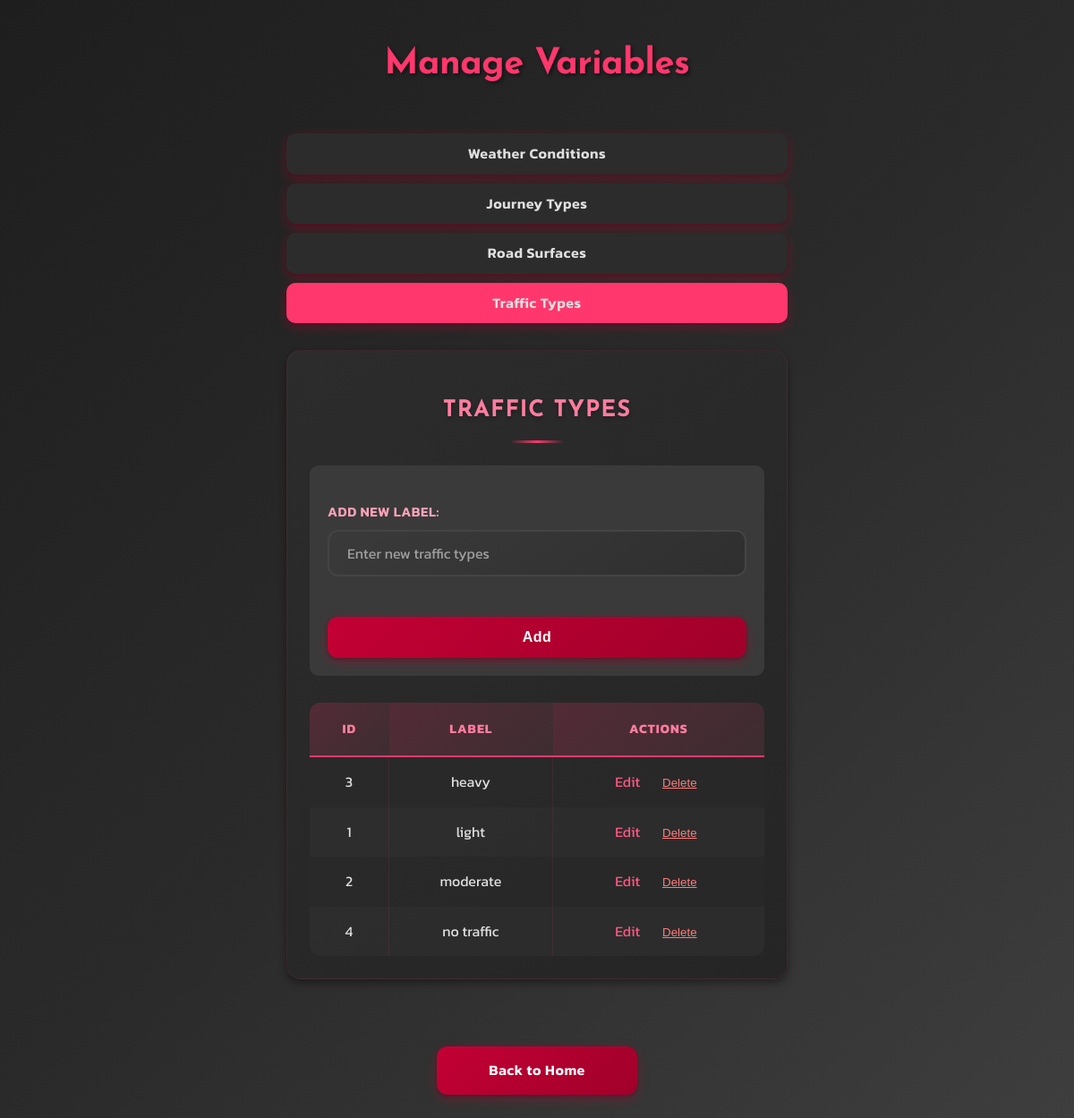
Page /manage_variables.php?table=traffic_type on the committed database.
### tables this page shows
CREATE TABLE IF NOT EXISTS `traffic_type` (
  `id` INT(11) NOT NULL AUTO_INCREMENT,
  `label` VARCHAR(50) NOT NULL,
  PRIMARY KEY (`id`),
  UNIQUE KEY `label` (`label`)
);

### manage_variables.php (the view, shortened to what this page needs)
<?php
require_once 'inc/db.inc.php';
$errors = [];
$table = $_GET['table'] ?? 'weather';
$allowedTables = ['weather', 'journey_type', 'road_surface', 'traffic_type'];
$tableLabels = [
    'weather' => 'Weather Conditions',
    'journey_type' => 'Journey Types',
    'road_surface' => 'Road Surfaces',
    'traffic_type' => 'Traffic Types'
];
try {
    $items = $pdo->query("SELECT id, label FROM `{$table}` ORDER BY label")->fetchAll();
} catch (PDOException $e) {
    $items = [];
    $errors[] = "Error loading items from database.";
    error_log("Error loading items: " . $e->getMessage());
}
$editItem = null;
?>
<!DOCTYPE html>
<html lang="en">
<head>
    <link rel="stylesheet" href="style.css">
</head>
<body>
<main class="main-container">
    <h1>Manage Variables</h1>
    <nav style="margin: 30px 0; display: flex; gap: 10px; flex-wrap: wrap;">
        <?php foreach ($allowedTables as $t): ?>
            <a href="?table=<?= urlencode($t) ?>"
               style="padding: 10px 20px; background: <?= $table === $t ? '#ff376c' : '#2c2c2c' ?>;
                      color: #e0e0e0; text-decoration: none; border-radius: 10px;"
               class="red-button">
                <?= htmlspecialchars($tableLabels[$t]) ?>
            </a>
        <?php endforeach; ?>
    </nav>
    <section class="report-block">
        <h2><?= htmlspecialchars($tableLabels[$table]) ?></h2>
        <?php if ($editItem): ?>
            <form method="post" style="margin-bottom: 30px; padding: 20px; background: #3a3a3a; border-radius: 10px;">
                <input type="hidden" name="action" value="edit">
                <input type="hidden" name="table" value="<?= htmlspecialchars($table) ?>">
                <input type="hidden" name="id" value="<?= $editItem['id'] ?>">
                <label>Edit Label:</label>
                <input type="text" name="label" value="<?= htmlspecialchars($editItem['label']) ?>"
                       maxlength="50" required style="width: 100%; margin-bottom: 15px;">
                <button type="submit" class="red-button">Update</button>
                <a href="?table=<?= urlencode($table) ?>" class="red-button" style="display: inline-block; margin-left: 10px; text-align: center;">Cancel</a>
            </form>
        <?php else: ?>
            <form method="post" style="margin-bottom: 30px; padding: 20px; background: #3a3a3a; border-radius: 10px;">
                <label>Add New Label:</label>
                <input type="text" name="label" maxlength="50" required
                       placeholder="Enter new <?= strtolower($tableLabels[$table]) ?>"
                       style="width: 100%; margin-bottom: 15px;">
                <button type="submit" class="red-button">Add</button>
            </form>
        <?php endif; ?>
        <table class="records-table">
            <thead>
                <tr>
                    <th>ID</th>
                    <th>Label</th>
                    <th>Actions</th>
                </tr>
            </thead>
            <tbody>
                <?php foreach ($items as $item): ?>
                    <tr>
                        <td><?= $item['id'] ?></td>
                        <td><?= htmlspecialchars($item['label']) ?></td>
                        <td>
                            <a href="?table=<?= urlencode($table) ?>&edit=<?= $item['id'] ?>"
                               style="color: #ff5784; text-decoration: none; margin-right: 15px;">Edit</a>
                            <form method="post" style="display: inline;"
                                  onsubmit="return confirm('Are you sure you want to delete this item?');">
                                <button type="submit" style="background: none; border: none; color: #ff7c7c; cursor: pointer; text-decoration: underline;">
                                    Delete
                                </button>
                            </form>
                        </td>
                    </tr>
                <?php endforeach; ?>
            </tbody>
        </table>
    </section>
    <a href="index.php" class="red-button back-to-home">Back to Home</a>
</main>
</body>
</html>

### style.css (style rules this page uses)
* { box-sizing: border-box; }
body { margin: 0; padding: 0; font-family: "Kanit", sans-serif; font-weight: 400; background: linear-gradient(135deg, #1e1e1e, #2a2a2a, #3e3e3e); background-attachment: fixed; color: #e0e0e0; min-height: 100vh; line-height: 1.6; }
.main-container { width: 600px; max-width: 95%; margin: 40px auto; padding: 0 20px; animation: fadeIn 0.5s ease-in; }
.main-container h1, .main-container h2 { font-family: "Josefin Sans", sans-serif; font-weight: 700; }
.main-container h1 { color: #ff376c; text-align: center; font-size: 2.5em; margin-bottom: 10px; text-shadow: 2px 2px 4px rgba(0, 0, 0, 0.5); letter-spacing: -0.5px; }
.main-container h2 { color: #ff5784; }
label { display: block; margin: 20px 0 8px 0; font-weight: 600; color: #ffa4bd; font-size: 0.95em; text-transform: uppercase; letter-spacing: 0.5px; }
input, select { width: 100%; padding: 12px 20px; border: 2px solid #444; background: linear-gradient(145deg, #3a3a3a, #2f2f2f); color: #e0e0e0; border-radius: 12px; font-size: 1em; transition: all 0.3s ease; font-family: "Kanit", sans-serif; }
input::placeholder { color: #a0a0a0; }
.red-button { background: linear-gradient(135deg, #c30034, #a0002a); border: none; border-radius: 12px; box-shadow: 0 4px 12px rgba(195, 0, 52, 0.4), 0 2px 4px rgba(0, 0, 0, 0.3); color: #fff; cursor: pointer; font-size: 1em; font-weight: 600; width: 100%; padding: 14px 0; text-align: center; user-select: none; transition: all 0.3s ease; -webkit-tap-highlight-color: transparent; text-decoration: none; display: inline-block; letter-spacing: 0.5px; }
a { -webkit-tap-highlight-color: transparent; }
.red-button:nth-of-type(1) { margin-top: 30px; }
.red-button:nth-child(1) { margin-top: 15px; }
.back-to-home { width: 40%; margin-left: 30%; margin-top: 50px !important; margin-bottom: -20px; }
.report-block { background: linear-gradient(145deg, #2c2c2c, #252525); padding: 30px; border-radius: 20px; margin-bottom: 25px; box-shadow: 0 6px 16px rgba(0, 0, 0, 0.4), 0 0 0 1px rgba(255, 55, 108, 0.1); border: 1px solid rgba(255, 55, 108, 0.1); transition: transform 0.3s ease, box-shadow 0.3s ease; }
.report-block h2 { text-align: center; margin-bottom: 30px; }
.records-table { width: 100%; border-collapse: separate; border-spacing: 0; text-align: center; background: rgba(40, 40, 40, 0.5); border-radius: 12px; overflow: hidden; }
.records-table thead th { color: #ff7da0; font-weight: 700; padding: 18px 15px; text-transform: uppercase; background: linear-gradient( 135deg, rgba(255, 55, 108, 0.2), rgba(255, 87, 132, 0.1) ); border-bottom: 2px solid #ff376c; letter-spacing: 1px; font-size: 0.9em; position: sticky; top: 0; z-index: 10; }
.records-table tbody tr { border-bottom: 1px solid rgba(255, 55, 108, 0.1); transition: all 0.2s ease; }
.records-table tbody tr:nth-child(even) { background-color: rgba(58, 58, 58, 0.3); }
.records-table tbody tr:nth-child(odd) { background-color: rgba(44, 44, 44, 0.3); }
.records-table tbody td { padding: 15px 12px; border-right: 1px solid rgba(255, 55, 108, 0.1); }
.records-table tbody td:last-child { border-right: none; }
.report-block { background-color: #2c2c2c; border-radius: 16px; padding: 25px; box-shadow: 0 4px 10px rgba(0, 0, 0, 0.4); }
.report-block h2 { text-align: center; color: #ff7da0; font-size: 1.6rem; margin-bottom: 25px; font-weight: 700; text-transform: uppercase; letter-spacing: 1px; text-shadow: 0 2px 4px rgba(0, 0, 0, 0.3); position: relative; padding-bottom: 15px; }
.report-block h2::after { content: ""; position: absolute; bottom: 0; left: 50%; transform: translateX(-50%); width: 60px; height: 3px; background: linear-gradient(90deg, transparent, #ff376c, transparent); border-radius: 2px; }

### rows in the picture
traffic_type: id "3", label "heavy"
traffic_type: id "1", label "light"
traffic_type: id "2", label "moderate"
traffic_type: id "4", label "no traffic"

### other values in the picture
$tableLabels[$t] "Weather Conditions"
$tableLabels[$t] "Journey Types"
$tableLabels[$t] "Road Surfaces"
$tableLabels[$t] "Traffic Types"
$tableLabels[$table] "TRAFFIC TYPES"
